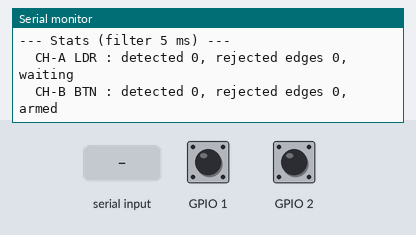
The sketch below on a simulated Seeed XIAO ESP32-S3. Shown: the last lines printed to the serial monitor. The inputs (shaded band) are chosen by the test bench; at power-on: GPIO 2 HIGH, GPIO 1 HIGH.

Above: at 1.7 s.
1.8 s: GPIO 2 pulled LOW for 0.15 s
At 3.0 s:
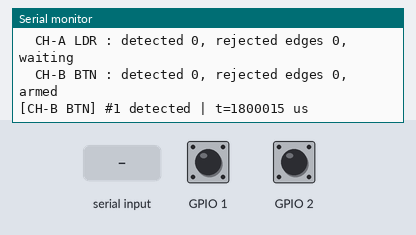
3.4 s: "r\n" received over Serial
At 4.4 s:
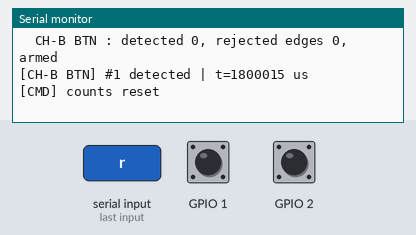
4.9 s: "f \n" received over Serial
At 5.5 s:
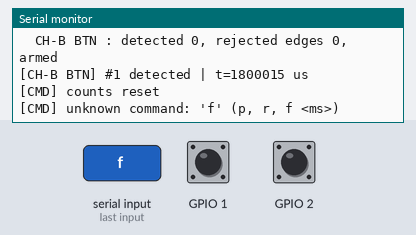
6.4 s: "90,45\n" received over Serial
At 6.7 s:
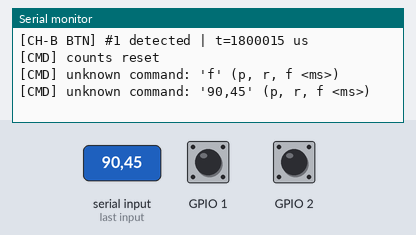
7.9 s: "0\n" received over Serial
At 9.0 s:
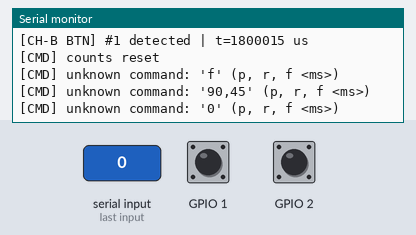
9.4 s: "f 90\n" received over Serial
At 10.2 s:
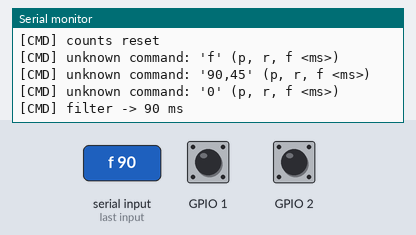

The sketch:

sketch.ino
```cpp
// [Test 02] Part-entry sensor (interrupt + debounce filter)
// Stand-in for the photoelectric sensor (#6). Detects parts on two kinds of input.
//   CH-A  D0 : Photoresistor module DO (through-beam style: part blocks the light -> dark -> HIGH)
//   CH-B  D1 : Pushbutton (NPN open-collector style: active LOW with pull-up, bouncing ON)
//   OUT   D2 : Trigger output LED (stands in for camera Line1 trigger), 20ms pulse per detection
//
// Filter logic
//   - Active edge while "armed" -> 1 detection, trigger pulse, disarm
//   - Re-arm only after the input stays inactive for FILTER_MS
//   - Edges while disarmed = chatter/bounce -> counted as rejected
//
// Serial commands
//   p        : print stats
//   r        : reset counts
//   f <ms>   : change filter time (e.g. f 10)

const uint8_t TRIGGER_GPIO = 3;           // D2
const uint32_t TRIGGER_PULSE_MS = 20;
const uint32_t MIN_PITCH_MS = 100;        // 10 parts/s -> parts at least 100ms apart

struct Channel {
  const char* name;
  uint8_t gpio;
  uint8_t activeLevel;
  uint8_t inputMode;

  volatile bool armed;
  volatile bool pending;                  // ISR accepted a detection, loop has not logged it yet
  volatile uint32_t pendingUs;
  volatile uint32_t rejectedEdges;

  uint32_t inactiveSinceMs;
  uint32_t count;
  uint32_t lastDetectUs;
};

Channel channels[] = {
  {"CH-A LDR", 1, HIGH, INPUT},           // D0, module drives the line itself
  {"CH-B BTN", 2, LOW, INPUT_PULLUP},     // D1
};
const uint8_t CHANNEL_COUNT = sizeof(channels) / sizeof(channels[0]);

volatile uint32_t filterMs = 5;
volatile bool triggerOn = false;
volatile uint32_t triggerStartMs = 0;
portMUX_TYPE mux = portMUX_INITIALIZER_UNLOCKED;
String inputLine;

void IRAM_ATTR onEdge(void* arg) {
  Channel* ch = (Channel*)arg;
  if (digitalRead(ch->gpio) != ch->activeLevel) return;  // Only care about the active level

  portENTER_CRITICAL_ISR(&mux);
  if (ch->armed) {
    ch->armed = false;
    ch->pending = true;
    ch->pendingUs = micros();
    digitalWrite(TRIGGER_GPIO, HIGH);     // Fire the trigger right in the ISR (minimum latency)
    triggerOn = true;
    triggerStartMs = millis();
  } else {
    ch->rejectedEdges++;
  }
  portEXIT_CRITICAL_ISR(&mux);
}

// Re-arm a channel once its input has been inactive for filterMs
void updateArming(Channel& ch, uint32_t nowMs) {
  if (ch.armed) return;
  if (digitalRead(ch.gpio) == ch.activeLevel) {
    ch.inactiveSinceMs = 0;
    return;
  }
  if (ch.inactiveSinceMs == 0) {
    ch.inactiveSinceMs = nowMs;
  } else if (nowMs - ch.inactiveSinceMs >= filterMs) {
    ch.inactiveSinceMs = 0;
    ch.armed = true;
  }
}

void logDetection(Channel& ch) {
  bool pending;
  uint32_t detectUs;
  portENTER_CRITICAL(&mux);
  pending = ch.pending;
  detectUs = ch.pendingUs;
  ch.pending = false;
  portEXIT_CRITICAL(&mux);
  if (!pending) return;

  ch.count++;
  if (ch.count == 1) {
    Serial.printf("[%s] #%lu detected | t=%lu us\n", ch.name, (unsigned long)ch.count, (unsigned long)detectUs);
  } else {
    float intervalMs = (detectUs - ch.lastDetectUs) / 1000.0f;
    Serial.printf("[%s] #%lu detected | t=%lu us | interval %.1f ms%s\n", ch.name, (unsigned long)ch.count,
                  (unsigned long)detectUs, intervalMs,
                  intervalMs < MIN_PITCH_MS ? "  <-- WARN: faster than 10 parts/s" : "");
  }
  ch.lastDetectUs = detectUs;
}

void updateTrigger(uint32_t nowMs) {
  if (triggerOn && nowMs - triggerStartMs >= TRIGGER_PULSE_MS) {
    portENTER_CRITICAL(&mux);
    triggerOn = false;
    digitalWrite(TRIGGER_GPIO, LOW);
    portEXIT_CRITICAL(&mux);
  }
}

void printStats() {
  Serial.printf("--- Stats (filter %lu ms) ---\n", (unsigned long)filterMs);
  for (uint8_t i = 0; i < CHANNEL_COUNT; i++) {
    Channel& ch = channels[i];
    Serial.printf("  %s : detected %lu, rejected edges %lu, %s\n", ch.name, (unsigned long)ch.count,
                  (unsigned long)ch.rejectedEdges, ch.armed ? "armed" : "waiting");
  }
}

void handleCommand(String cmd) {
  cmd.trim();
  if (cmd.length() == 0) return;

  if (cmd == "p") {
    printStats();
  } else if (cmd == "r") {
    for (uint8_t i = 0; i < CHANNEL_COUNT; i++) {
      channels[i].count = 0;
      channels[i].rejectedEdges = 0;
    }
    Serial.println("[CMD] counts reset");
  } else if (cmd.startsWith("f ")) {
    long ms = cmd.substring(2).toInt();
    if (ms < 0 || ms > 1000) {
      Serial.println("[CMD] filter range: 0~1000 ms");
      return;
    }
    filterMs = ms;
    Serial.printf("[CMD] filter -> %ld ms\n", ms);
  } else {
    Serial.printf("[CMD] unknown command: '%s' (p, r, f <ms>)\n", cmd.c_str());
  }
}

void readSerial() {
  while (Serial.available()) {
    char c = Serial.read();
    if (c == '\n' || c == '\r') {
      handleCommand(inputLine);
      inputLine = "";
    } else {
      inputLine += c;
    }
  }
}

void setup() {
  Serial.begin(115200);
  pinMode(TRIGGER_GPIO, OUTPUT);
  digitalWrite(TRIGGER_GPIO, LOW);

  for (uint8_t i = 0; i < CHANNEL_COUNT; i++) {
    Channel& ch = channels[i];
    pinMode(ch.gpio, ch.inputMode);
    ch.armed = (digitalRead(ch.gpio) != ch.activeLevel);  // Do not count a part already in front of the sensor at boot
    attachInterruptArg(digitalPinToInterrupt(ch.gpio), onEdge, &ch, CHANGE);
  }

  delay(500);
  Serial.println();
  Serial.println("=== [Test 02] Part-entry sensor ===");
  Serial.println("CH-A: drag the LDR lux down to ~5 (part blocks the light) -> detect, raise it back -> re-arm");
  Serial.println("CH-B: click the button or press 'B' -> detect (bounce is filtered)");
  Serial.println("Commands: p (stats) | r (reset) | f <ms> (filter time)");
  printStats();
}

void loop() {
  uint32_t nowMs = millis();
  readSerial();
  for (uint8_t i = 0; i < CHANNEL_COUNT; i++) {
    updateArming(channels[i], nowMs);
    logDetection(channels[i]);
  }
  updateTrigger(nowMs);
}
```

Measured:
- after the input at 1.8 s, the serial monitor: prints a new line at once (image 1)
- after the input at 3.4 s, the serial monitor: prints a new line at once (image 2)
- after the input at 4.9 s, the serial monitor: prints a new line at once (image 3)
- after the input at 6.4 s, the serial monitor: prints a new line at once (image 4)
- after the input at 7.9 s, the serial monitor: prints a new line at once (image 5)
- after the input at 9.4 s, the serial monitor: prints a new line at once (image 6)
